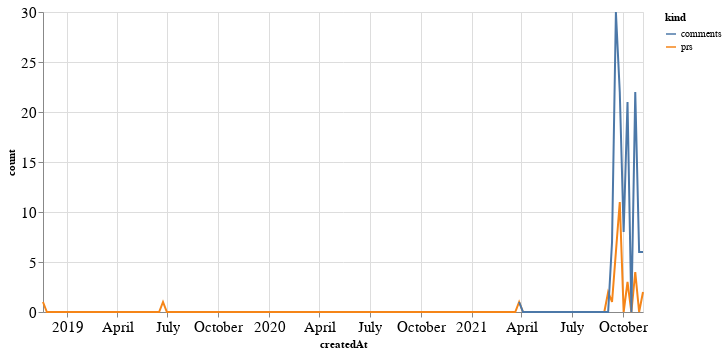

Notebook code for this chart:
### Code cell
alt.Chart(total_time, width=600).mark_line().encode(
    x='createdAt',
    y='count',
    color='kind'
)

### Figure 1 — Vega-Lite specification as saved in the notebook (floating-point values rounded to 4 significant figures; data arrays with more than 128 entries replaced by an {"elided": "..."} marker saying what was removed)
{"config": {"axisLeft": {"labelFontSize": 15}, "axisBottom": {"labelFontSize": 15}}, "data": {"name": "data-2eb29fa8b6d1c098da0effb796c2186b"}, "mark": "line", "encoding": {"color": {"type": "nominal", "field": "kind"}, "x": {"type": "temporal", "field": "createdAt"}, "y": {"type": "quantitative", "field": "count"}}, "width": 600, "$schema": "https://vega.github.io/schema/vega-lite/v4.8.1.json", "datasets": {"data-2eb29fa8b6d1c098da0effb796c2186b": {"elided": "312 records"}}}
